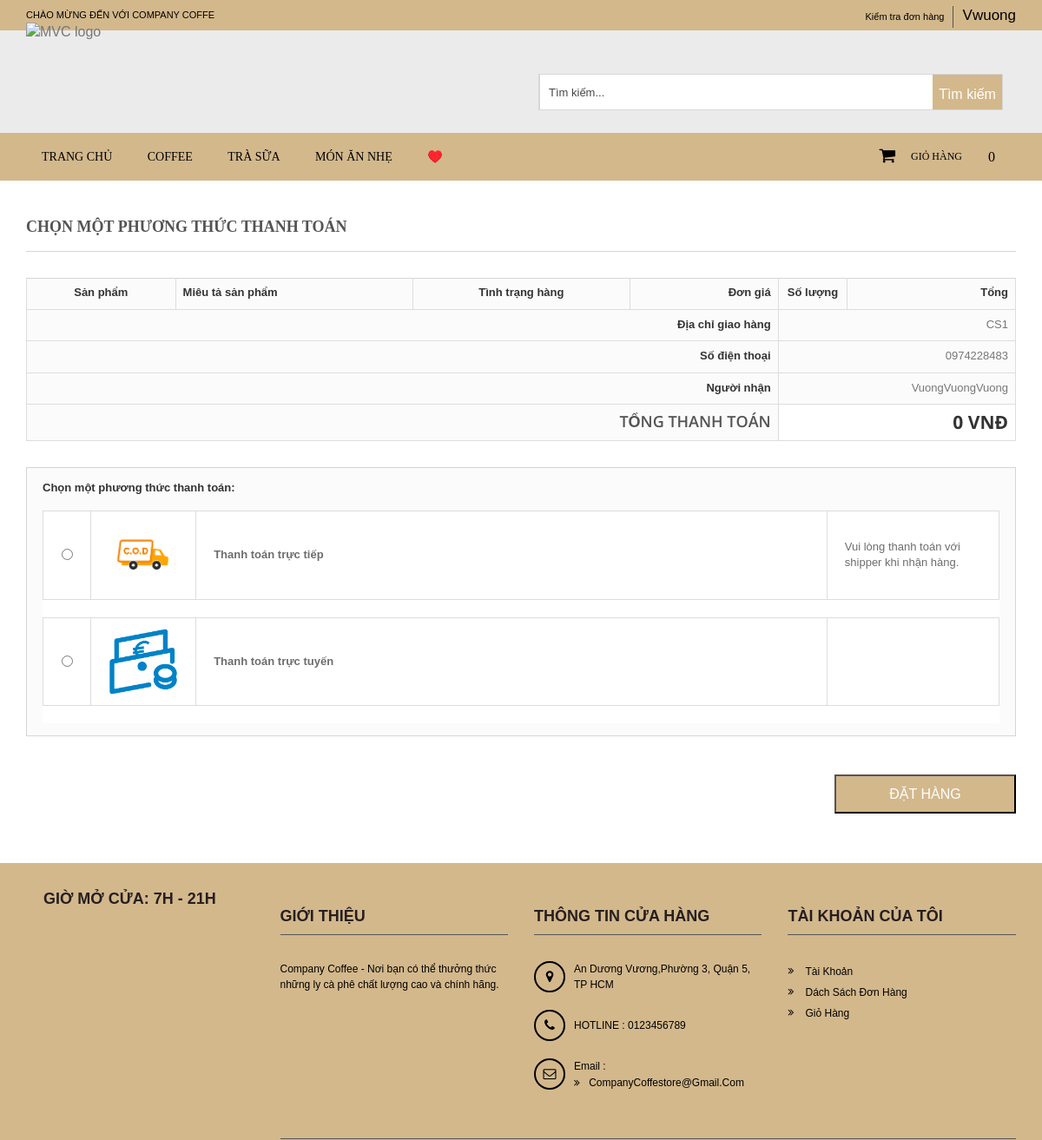
/checkout-shipping.php (signed in), run on the app's committed database.
### tables this page shows
CREATE TABLE `tbl_loaisanpham` (
  `maLoai` int(11) NOT NULL,
  `tenLoai` varchar(255) NOT NULL
);

CREATE TABLE `tbl_thongtingiaohang1` (
  `IDTTGH` int(11) NOT NULL,
  `maKhachHang` int(11) NOT NULL,
  `tenNguoiNhan` varchar(255) NOT NULL,
  `soDienThoai` int(11) NOT NULL,
  `ghiChuKH` varchar(255) NOT NULL,
  `sessionID` varchar(255) NOT NULL,
  `diachi` varchar(255) NOT NULL
);

### admin/lib/database.php (called while the page is built, shortened)
<?php
Class Database{
   public $host   = DB_HOST;
   public $user   = DB_USER;
   public $pass   = DB_PASS;
   public $dbname = DB_NAME;
   public $link;
private function connectDB(){
   $this->link = new mysqli($this->host, $this->user, $this->pass,
    $this->dbname);
 }
public function select($query){
  $result = $this->link->query($query) or
   die($this->link->error.__LINE__);
  if($result->num_rows > 0){
    return $result;
  } else {
    return false;
  }
 }
}

### classes/category.php (called while the page is built, shortened)
<?php
	require_once 'admin/lib/database.php';
?>
<?php
	class category
	{
		private $db;
		public function __construct()
		{
			$this->db = new Database();
		}
		public function show_categoryLimit5()
		{
			$query = "SELECT * FROM tbl_loaisanpham ORDER BY maLoai ASC LIMIT 5";
			$result = $this->db->select($query);
			return $result;
		}
	}
?>

### checkout-shipping.php (the view, shortened to what this page needs)
<?php
include_once 'config.php';
include 'header.php';
?>
<section class="main-content-section">
    <div class="container">
        <form action="order.php" method="post">
            <div class="col-lg-12 col-md-12 col-sm-12 col-xs-12" style="margin: 20px;">
            </div>
            <div class="row">
                <div class="col-lg-12 col-md-12 col-sm-12 col-xs-12">
                    <h2 class="page-title">Chọn một phương thức thanh toán</h2>
                </div>
                <div class="col-lg-12 col-md-12 col-sm-12 col-xs-12">
                    <div class="table-responsive">
                        <table class="table table-bordered" id="cart-summary">
                            <thead>
                                <tr>
                                    <th class="cart-product">Sản phẩm</th>
                                    <th class="cart-description">Miêu tả sản phẩm</th>
                                    <th class="cart-availability text-center">Tình trạng hàng</th>
                                    <th class="cart-unit text-right">Đơn giá</th>
                                    <th class="cart_quantity text-center">Số lượng</th>
                                    <th class="cart-total text-right">Tổng</th>
                                </tr>
                            </thead>
                                <?php
                                $sup_total = 0;
                                ?>
                            <tfoot>
                                <?php
                                $makhachhang = $_SESSION['maKhachHang'];
                                $idthongtin = mysqli_query($conn, "SELECT IDTTGH FROM tbl_thongtingiaohang1 ORDER BY IDTTGH DESC LIMIT 1");
                                $dataTT = mysqli_fetch_assoc($idthongtin);
                                $idTTGH = $dataTT['IDTTGH'];
                                $khach_hang = mysqli_query($conn, "SELECT * FROM `tbl_thongtingiaohang1` WHERE `maKhachHang`='$makhachhang' AND `IDTTGH` = '$idTTGH'");
                                $thong_tin = mysqli_fetch_assoc($khach_hang);
                                ?>
                                <tr>
                                    <td class="text-right" colspan="4">Địa chỉ giao hàng</td>
                                    <td class="price" colspan="2"><?php echo $thong_tin['diachi']; ?></td>
                                </tr>
                                <tr>
                                    <td class="text-right" colspan="4">Số điện thoại</td>
                                    <td class="price" colspan="2"><?php echo "0" . $thong_tin['soDienThoai']; ?></td>
                                </tr>
                                <tr>
                                    <td class="text-right" colspan="4">Người nhận</td>
                                    <td class="price" colspan="2"><?php echo $thong_tin['tenNguoiNhan']; ?></td>
                                </tr>
                                <tr>
                                    <td class="total-price-container text-right" colspan="4">
                                        <span>Tổng thanh toán</span>
                                    </td>
                                    <td id="total-price-container" class="price" colspan="2">
                                        <span id="total-price"><?php echo number_format($sup_total); ?> VNĐ</span>
                                    </td>
                                </tr>
                            </tfoot>
                        </table>
                    </div>
                </div>
                <div class="col-lg-12 col-md-12 col-sm-12 col-xs-12">
                    <div class="four-payment-method">
                        <div class="product-delivery-option">
                            <div class="product-delivery-address">
                                <p>Chọn một phương thức thanh toán:</p>
                            </div>
                            <div class="product-delivery-item">
                                <div class="product-delivery-single-item">
                                    <div class="table-responsive">
                                        <table class="table table-bordered delivery-table">
                                            <tr>
                                                <td class="delivery-option-radio">
                                                    <div class="dalivery-radio">
                                                        <span class="radio-box">
                                                            <input type="radio" value="1" name="deliverymethod">
                                                        </span>
                                                    </div>
                                                </td>
                                                <td class="delivery-method-icon">
                                                    <img src="img/COD.png" alt="" />
                                                </td>
                                                <td class="carrey-info">
                                                    <strong>Thanh toán trực tiếp</strong><br>
                                                </td>
                                                <td class="carrey-cost">Vui lòng thanh toán với shipper khi nhận hàng.</td>
                                            </tr>
                                        </table>
                                    </div>
                                    <div class="table-responsive">
                                        <table class="table table-bordered delivery-table">
                                            <tr>
                                                <td class="delivery-option-radio">
                                                    <div class="dalivery-radio">
                                                        <span class="radio-box">
                                                            <input type="radio" value="2" name="deliverymethod" onchange="showImage(this)">
                                                        </span>
                                                    </div>
                                                </td>
                                                <td class="delivery-method-icon">
                                                    <img id="delivery-image" src="img/Online.png" alt="">
                                                </td>
                                                <td class="carrey-info">
                                                    <strong>Thanh toán trực tuyến</strong><br>
                                                </td>
                                                <td class="carrey-cost">
                                                </td>
                                            </tr>
                                        </table>
                                    </div>
                                </div>
                            </div>
                        </div>
                    </div>
                </div>
                <div class="col-lg-12 col-md-12 col-sm-12 col-xs-12">
                    <div class="returne-continue-shop">
                        <input type="submit" value="ĐẶT HÀNG" onclick="return clickDatHang()" style="color: white;">
                    </div>
                </div>
            </div>
        </form>
    </div>
</section>
<?php
include 'footer.php';
?>
</body>
</html>

### header.php (shortened to what this page needs)
<?php
include_once 'classes/category.php';
include 'config.php';
$cat = new category();
?>
<!doctype html>
<html lang="vi">
<head>
    <link rel="stylesheet" href="css/animate.css">
    <link rel="stylesheet" href="css/jquery.fancybox.css">
    <link rel="stylesheet" href="css/jquery.bxslider.css">
    <link rel="stylesheet" href="css/meanmenu.min.css">
    <link rel="stylesheet" href="css/jquery-ui-slider.css">
    <link rel="stylesheet" href="css/nivo-slider.css">
    <link rel="stylesheet" href="css/owl.carousel.css">
    <link rel="stylesheet" href="css/owl.theme.css">
    <link rel="stylesheet" href="css/bootstrap.min.css">
    <link rel="stylesheet" href="css/font-awesome.min.css">
    <link rel="stylesheet" href="css/normalize.css">
    <link rel="stylesheet" href="css/main.css">
    <link rel="stylesheet" href="style.css">
    <link rel="stylesheet" href="css/responsive.css">
    <link rel="stylesheet" href="css/ie.css">
</head>
<body>
    <div class="header-top">
        <div class="container">
            <div class="row">
                <div class="col-lg-6 col-md-6 col-sm-6 col-xs-12">
                    <div class="header-left-menu">
                        <div class="welcome-info">
                            CHÀO MỪNG ĐẾN VỚI <span>COMPANY COFFE</span>
                        </div>
                    </div>
                </div>
                <div class="col-lg-6 col-md-6 col-sm-6 col-xs-12">
                    <div class="header-right-menu">
                        <nav>
                            <ul class="list-inline">
                                <li><a href="order_status.php">Kiểm tra đơn hàng</a></li>
                                <?php
                                if (isset($_SESSION['ten'])) {
                                    $ten = $_SESSION['ten'];
                                    $khachhang = mysqli_query($conn, "SELECT `maKhachHang`,`tenDangNhap` FROM `tbl_khachhang` WHERE `tenDangNhap`='$ten'");
                                    if ($khachhang && mysqli_num_rows($khachhang) > 0) {
                                        echo '<li style="font-size:17px"><a href="my-account.php" id="userNameAccount">'.$ten.'</a></li>';
                                    }
                                } else {
                                    echo '<li class="tenDN"><a href="registration.php">ĐĂNG NHẬP / ĐĂNG KÝ</a></li>';
                                }
                                ?>
                            </ul>
                        </nav>
                    </div>
                </div>
            </div>
        </div>
    </div>
    <section class="header-middle">
        <div class="container">
            <div class="row">
                <div class="col-sm-12">
                    <div class="logo">
                        <a href="index.php"><img src="img/logo.svg" alt="MVC logo" /></a>
                    </div>
                    <div class="categorys-product-search">
                        <form action="search-result.php" method="get" name="form-search" class="search-form-cat" onsubmit="return checkSearch();">
                            <div class="search-product form-group">
                                <input type="text" style="width:90%;" class="form-control search-form" name="nameSearch" placeholder="Tìm kiếm..." value="<?php if(isset($_GET['nameSearch'])) echo $_GET['nameSearch']; ?>" />
                                <input class="search-button" style="width:15%; text-align: center;" value="Tìm kiếm" name="search" id="search" type="submit">
                            </div>
                        </form>
                    </div>
                </div>
            </div>
        </div>
    </section>
    <header class="main-menu-area">
        <div class="container">
            <div class="row">
                <div class="col-lg-3 col-md-3 col-sm-12 col-xs-12 pull-right shopingcartarea">
                    <div class="shopping-cart-out pull-right">
                        <div class="shopping-cart">
                            <a class="shop-link" href="cart.php" title="View my shopping cart">
                                <i class="fa fa-shopping-cart cart-icon"></i>
                                <b>GIỎ HÀNG</b>
                                <span class="ajax-cart-quantity">
                                    <?php
                                    echo isset($_SESSION['soluong']) ? $_SESSION['soluong'] : 0;
                                    ?>
                                </span>
                            </a>
                        </div>
                    </div>
                </div>
                <div class="col-lg-9 col-md-9 col-sm-12 col-xs-12 no-padding-right menuarea">
                    <div class="mainmenu">
                        <nav>
                            <ul class="list-inline mega-menu">
                                <li class="active"><a href="index.php">TRANG CHỦ</a></li>
                                <?php
                                $catTitle = $cat->show_categoryLimit5();
                                if ($catTitle) {
                                    while ($resultCatTitle = $catTitle->fetch_assoc()) {
                                ?>
                                <li>
                                    <a href="shop-gird.php?maLoai=<?php echo $resultCatTitle['maLoai']; ?>"><?php echo $resultCatTitle['tenLoai']; ?></a>
                                </li>
                                <?php
                                    }
                                }
                                ?>
                                <li class="active"><a href="favorite-products.php">♥️</a></li>
                            </ul>
                        </nav>
                    </div>
                </div>
                <div class="row">
                    <div class="col-sm-12 mobile-menu-area">
                    </div>
                </div>
            </div>
    </header>
</body>
</html>

### css/main.css (style rules this page uses)
html, body { color: #222; font-size: 1em; line-height: 1.4; }
img { vertical-align: middle; max-width: 100%; }
audio, canvas, img, video { vertical-align: middle; }
h1, h2, h3, h4, h5, h6, h7 { color: #000; margin: 0; }

### data on the page
tbl_loaisanpham: tenLoai "COFFEE"
tbl_loaisanpham: tenLoai "TRÀ SỮA"
tbl_loaisanpham: tenLoai "MÓN ĂN NHẸ"
tbl_thongtingiaohang1: diachi "CS1", soDienThoai "974228483", tenNguoiNhan "VuongVuongVuong"

### other printed values
$ten "Vwuong"
$_SESSION['soluong'] "0"
$sup_total "0"
